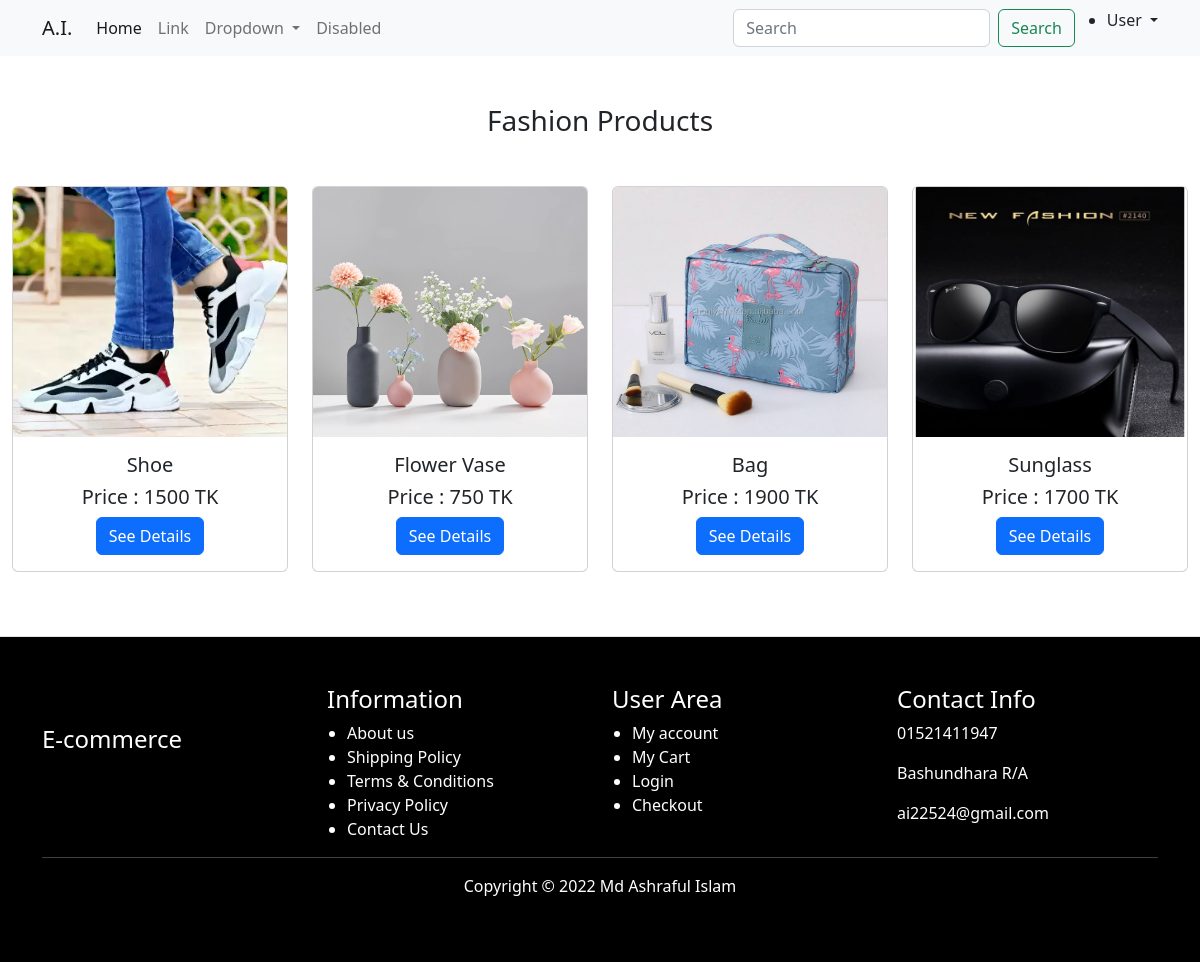
The app's page /views/students/categorydetails.php?category=Fashion with its own data.
### tables this page shows
CREATE TABLE `products` (
  `id` int(11) NOT NULL,
  `name` varchar(255) NOT NULL,
  `price` int(100) NOT NULL,
  `details` varchar(255) NOT NULL,
  `category` varchar(200) NOT NULL,
  `picture` varchar(255) NOT NULL
);

### app/Controllers/Student.php (called while the page is built, shortened)
<?php
class Student
{
    public $conn;
    private $dbUserName = 'root';
    private $dbPassword = 'root';
    private $dbName = 'php_b8';
    public function __construct()
    {
        try {
            $this->conn = new PDO('mysql:host=localhost;dbname=' . $this->dbName, $this->dbUserName, $this->dbPassword);
        } catch (Exception $ex) {
            echo 'Database connection failed. Error: ' . $ex->getMessage();
            die();
        }
    }
    public function categorydetails( $category)
    {
        $statement = $this->conn->query("SELECT * FROM products where category='$category'");
        $data = $statement->fetchAll(PDO::FETCH_ASSOC);
        return $data;
    }
}

### views/students/categorydetails.php (the view, shortened to what this page needs)
<?php
$student = new Student();
$student = $student->categorydetails($_GET['category']);
?>
<!DOCTYPE html>
<html lang="en">
<head>
    <link href="https://cdn.jsdelivr.net/npm/bootstrap@5.2.0/dist/css/bootstrap.min.css" rel="stylesheet">
    <link rel="stylesheet" href="./css/style.css">
</head>
<body>
  <header>
    <nav class="navbar navbar-expand-lg navbar-light bg-light ">
      <div class="container ">
        <a class="navbar-brand " href="home.php">A.I.</a>
        <div class="collapse navbar-collapse " id="navbarSupportedContent">
          <ul class="navbar-nav me-auto mb-2 mb-lg-0">
            <li class="nav-item">
              <a class="nav-link active" aria-current="page" href="home.php">Home</a>
            </li>
            <li class="nav-item">
              <a class="nav-link" href="#">Link</a>
            </li>
            <li class="nav-item dropdown">
              <a class="nav-link dropdown-toggle" href="#" id="navbarDropdown" role="button" data-bs-toggle="dropdown" aria-expanded="false">
                Dropdown
              </a>
            </li>
            <li class="nav-item">
              <a class="nav-link" href="#" tabindex="-1" aria-disabled="true">Disabled</a>
            </li>
          </ul>
          <form class="d-flex">
            <input class="form-control me-2" type="search" placeholder="Search" aria-label="Search">
            <button class="btn btn-outline-success" type="submit">Search</button>
          </form>
          <ul>
            <li class="nav-item dropdown">
              <a class="nav-link dropdown-toggle" href="#" id="navbarDropdown" role="button" data-bs-toggle="dropdown" aria-expanded="false">
                <i class="bi bi-person"></i> User
              </a>
          </ul>
        </div>
      </div>
    </nav>
  </header>
<section New Product>
    <div class="title text-center mt-5">
      <h3> <?= $_GET['category']?> Products </h3>
    </div>
    <div class="container-fluid mt-5 mb-5">
      <div class="row">
      <?php foreach ($student as $student) { ?>
          <div class="col-md-3 mb-3">
            <div class="card">
              <img src="./../../assets/image/<?= $student['picture'] ?>" class="card-img-top" alt="...">
              <div class="card-body text-center">
                <h5 class="card-title"><?= $student['name'] ?></h5>
                <h5 class="card-title"> Price : <?= $student['price'] ?> TK</h5>
                <a href="#" class="btn btn-primary">See Details</a>
              </div>
            </div>
          </div>
        <?php } ?>
      </div>
    </div>
  </section>
  <footer class=" footer border-top mt-5 py-5">
    <div class="container">
      <div class="row">
        <div class="col-md-3 mb-3">
          <h4 class="mt-3">E-commerce</h4>
        </div>
        <div class="col-lg-3">
          <h4>Information</h4>
          <ul class="footer-list">
            <li><a href="">About us</a></li>
            <li><a href="">Shipping Policy</a></li>
            <li><a href="">Terms & Conditions</a></li>
            <li><a href="">Privacy Policy</a></li>
            <li><a href="">Contact Us</a></li>
          </ul>
        </div>
        <div class="col-lg-3">
          <h4>User Area</h4>
          <ul class="footer-list">
            <li><a href="">My account</a></li>
            <li><a href="">My Cart</a></li>
            <li><a href="">Login</a></li>
            <li><a href="">Checkout</a></li>
          </ul>
        </div>
        <div class="col-lg-3">
          <h4>Contact Info</h4>
          <p> <i class="bi bi-telephone-fill"></i> 01521411947</p>
          <p> <i class="bi bi-geo-alt-fill"></i> Bashundhara R/A</p>
          <p> <i class="bi bi-envelope-check"></i> ai22524@gmail.com</p>
        </div>
      </div>
      <hr>
      <div class="copyright-text mt-3 text-center">
        <p>Copyright © 2022 Md Ashraful Islam
      </div>
    </div>
  </footer>
</body>
</html>

### views/students/css/style.css (style rules this page uses)
.card img { height: 250px; }
.footer { background-color: black; color: white; }
ul.footer-list { margin: 0; padding: 0px 20px; }
li a { text-decoration: none; transition: .6s; color: white; }

### records on screen
products: picture (picture), name "Shoe", price "1500"
products: picture (picture), name "Flower Vase", price "750"
products: picture (picture), name "Bag", price "1900"
products: picture (picture), name "Sunglass", price "1700"

### other values on screen
$_GET['category'] "Fashion"
